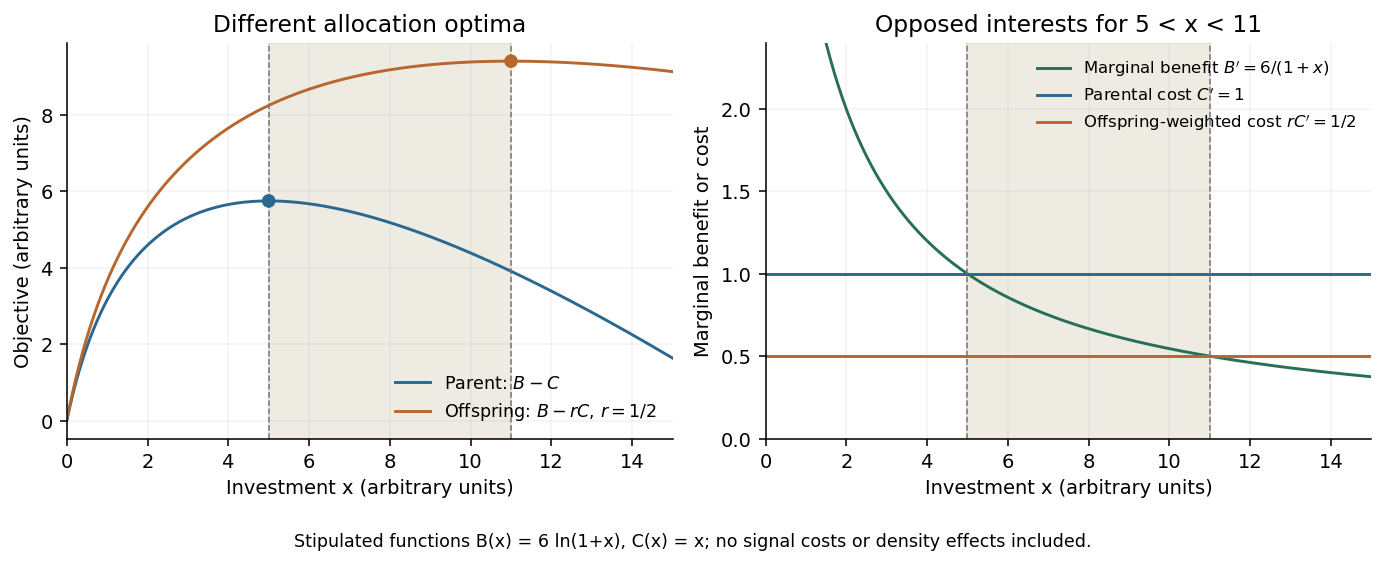

Reproduce this figure in Python.
"""Illustrative allocation model for NST II Zoology ZL3 2025 Q2.

Chosen functions only, not measurements; Python 3.14, numpy and matplotlib.
PNG output is written to the current working directory.
"""
import matplotlib
matplotlib.use('Agg')
import matplotlib.pyplot as plt
import numpy as np

x = np.linspace(0, 15, 600)
benefit = 6*np.log1p(x)
cost = x
relatedness = .5
fig, axes = plt.subplots(1, 2, figsize=(10, 4), facecolor='white')
axes[0].plot(x, benefit-cost, color='#2b688f', label=r'Parent: $B-C$')
axes[0].plot(x, benefit-relatedness*cost, color='#b7672d', label=r'Offspring: $B-rC$, $r=1/2$')
axes[0].scatter([5, 11], [6*np.log(6)-5, 6*np.log(12)-5.5], color=['#2b688f', '#b7672d'], zorder=4)
axes[0].set(xlabel='Investment x (arbitrary units)', ylabel='Objective (arbitrary units)', title='Different allocation optima')
axes[0].legend(frameon=False, fontsize=9, loc='lower right')
axes[1].plot(x, 6/(1+x), color='#276e5b', label=r"Marginal benefit $B'=6/(1+x)$")
axes[1].axhline(1, color='#2b688f', label=r"Parental cost $C'=1$")
axes[1].axhline(.5, color='#b7672d', label=r"Offspring-weighted cost $rC'=1/2$")
axes[1].set(xlabel='Investment x (arbitrary units)', ylabel='Marginal benefit or cost', ylim=(0, 2.4), title='Opposed interests for 5 < x < 11')
axes[1].legend(frameon=False, fontsize=8.5, loc='upper right')
for ax in axes:
    ax.axvspan(5, 11, color='#d3cfb8', alpha=.4)
    for xx in [5, 11]:ax.axvline(xx, color='#777777', ls='--', lw=.8)
    ax.set_xlim(0, 15)
    ax.spines[['top','right']].set_visible(False)
    ax.grid(alpha=.15)
fig.text(.5, .012, 'Stipulated functions B(x) = 6 ln(1+x), C(x) = x; no signal costs or density effects included.', ha='center', fontsize=9)
fig.tight_layout(rect=(0,.06,1,1))
fig.savefig('paper-zl3-family-conflict.png', dpi=140, facecolor='white', bbox_inches='tight')
plt.close(fig)
